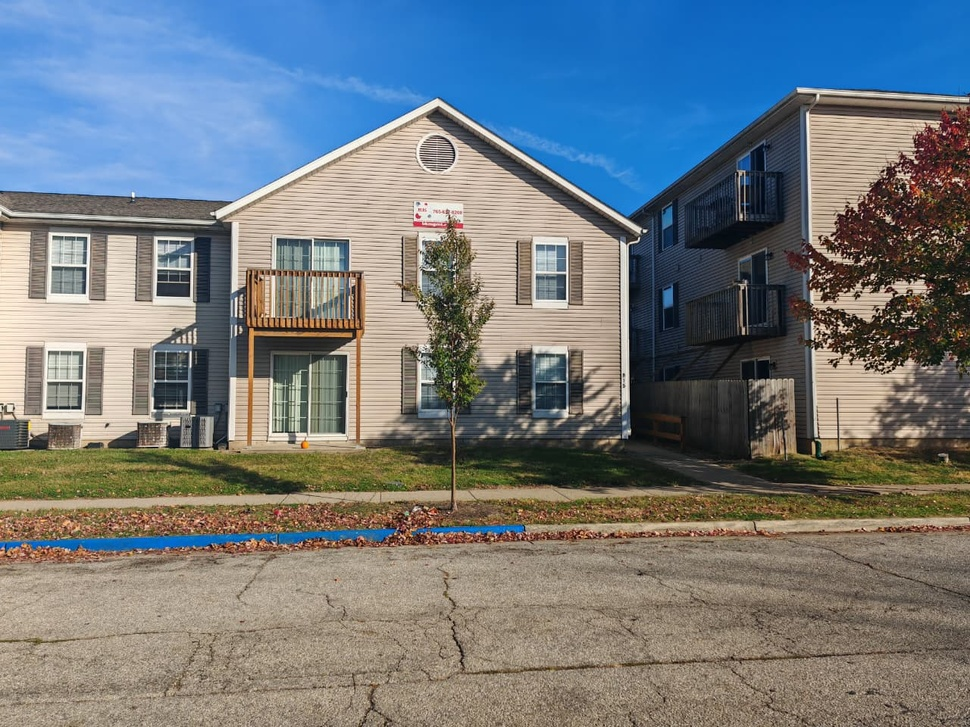
#> input picture test_imgs/bk1.jpeg, 970 x 727 px, shrunk from 1280 x 960 before the run
$ python cv_invertHist.py ../test_imgs/bk1.jpeg
#> lines starting #> are read from the running program, lines starting #| are printed output that depends on the picture
### apps/cv_utils.py
import sys
import cv2
import numpy as np
import os

def read_image(source=None):
    """
    Reads an image from a file path or stdin.
    If source is None, reads from stdin buffer.
    Returns: numpy array (image) or None if failed.
    """
#> called with source = '../test_imgs/bk1.jpeg'
    if source and os.path.exists(source):
        # Read from file
        return cv2.imread(source)
#> returned value is the input picture: shape (727, 970, 3); mean B, G, R 126.2, 121.8, 114.5
    else:
        # Read from stdin
        try:
            # Read binary data from stdin
            file_bytes = np.frombuffer(sys.stdin.buffer.read(), np.uint8)
            if file_bytes.size == 0:
                return None
            return cv2.imdecode(file_bytes, cv2.IMREAD_UNCHANGED)
        except Exception as e:
            sys.stderr.write(f"Error reading from stdin: {e}\n")
            return None

def write_image(image, dest=None):
    """
    Writes an image to a file path or stdout.
    If dest is None, writes to stdout buffer.
    """
    if image is None:
        return

    if dest:
        # Write to file
        cv2.imwrite(dest, image)
    else:
        # Write to stdout
        success, encoded_image = cv2.imencode('.png', image)
        if success:
            sys.stdout.buffer.write(encoded_image.tobytes())

### apps/cv_invertHist.py
#!/usr/bin/env python3
import sys
import cv2
import numpy as np
import argparse
from cv_utils import read_image, write_image

def main():
    parser = argparse.ArgumentParser(description="Invert the histogram of an image.")
    parser.add_argument("input_path", nargs='?', help="Path to input image (optional, defaults to stdin)")
    parser.add_argument("--output", "-o", help="Path to save output (optional, defaults to stdout)")
    args = parser.parse_args()

    # Read image
    img = read_image(args.input_path)
    if img is None:
        sys.stderr.write("Error: No input image provided.\n")
        sys.exit(1)

    # Convert to grayscale if image is colored
    if len(img.shape) == 3 and img.shape[2] == 3:
        gray = cv2.cvtColor(img, cv2.COLOR_BGR2GRAY)
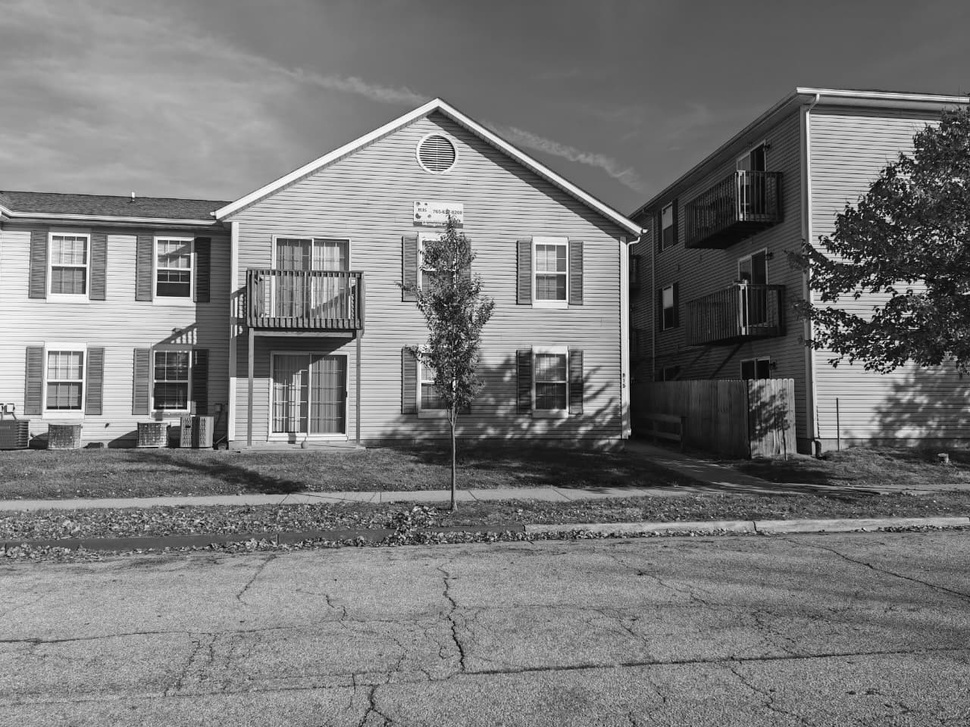
#> gray: shape (727, 970); min 0, max 255, mean 120.1
    else:
        gray = img

    # Invert histogram
    inverted = cv2.equalizeHist(gray)
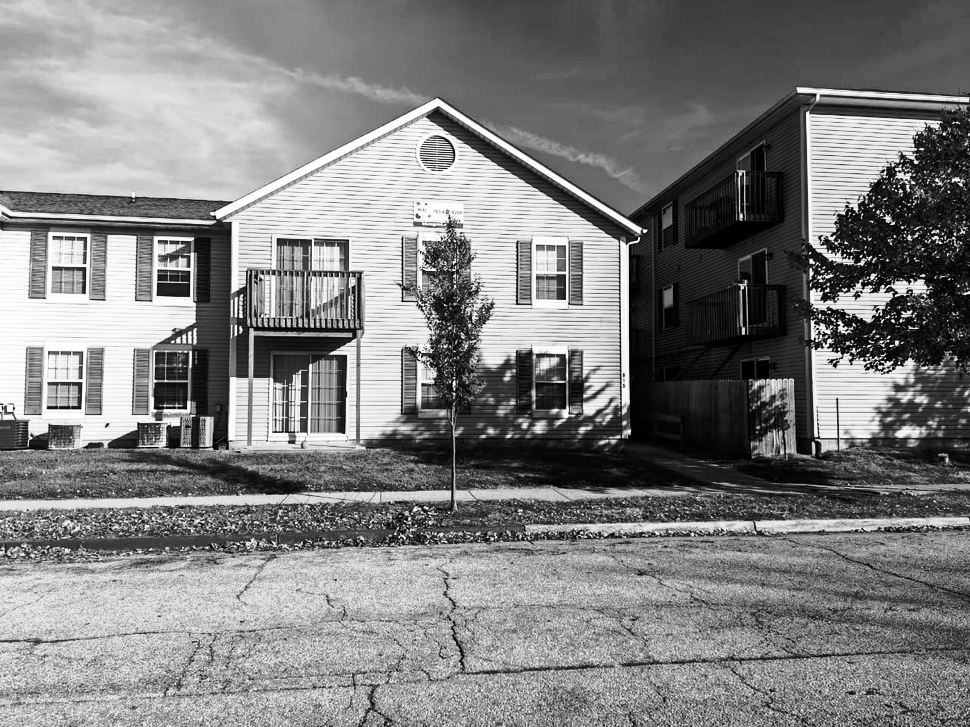
#> inverted: shape (727, 970); min 0, max 255, mean 128.3
    inverted = 255 - inverted  # Invert the pixel values
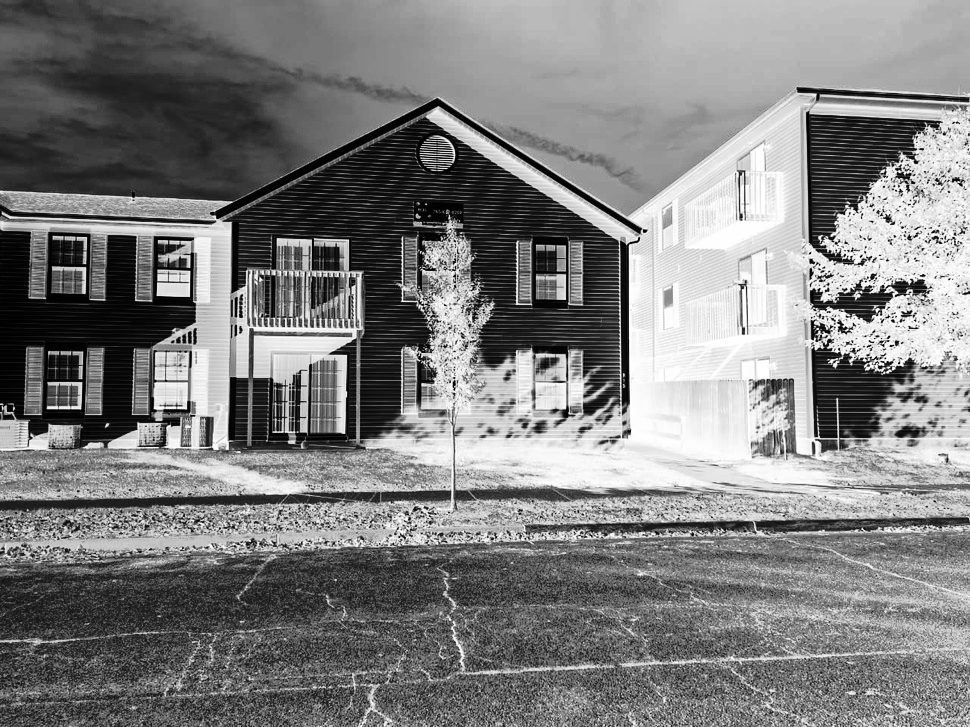
#> inverted: shape (727, 970); min 0, max 255, mean 126.7

    # Save/output
    write_image(inverted, args.output)

if __name__ == "__main__":
    main()

$ run again, on test_imgs/pan1.jpeg
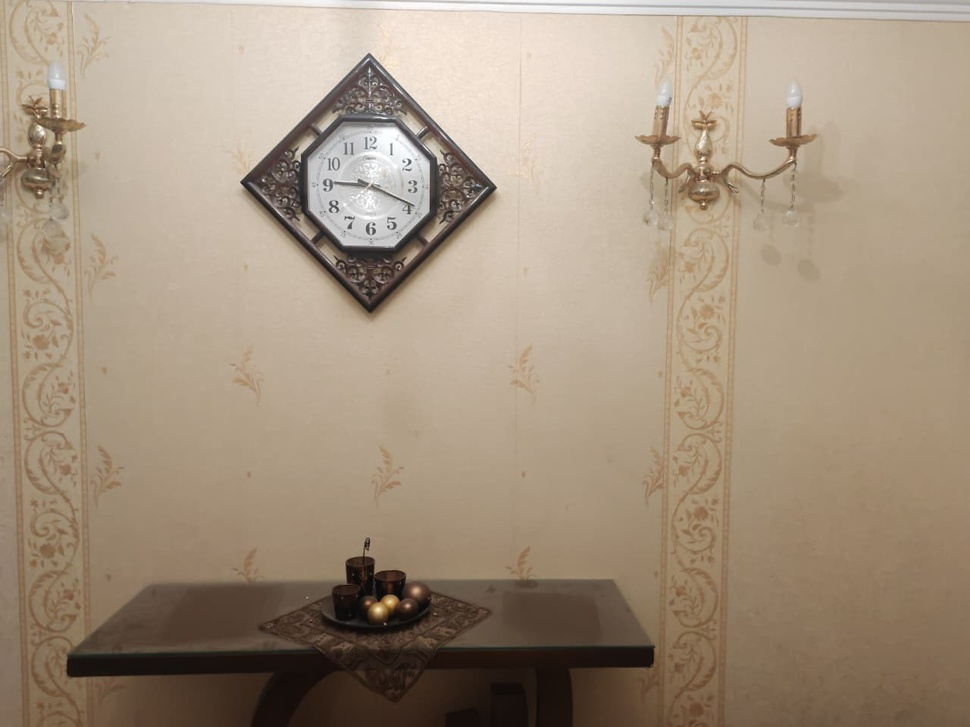
#> input picture test_imgs/pan1.jpeg, 970 x 727 px, shrunk from 1280 x 960 before the run
#> in read_image, returned value is the input picture: shape (727, 970, 3); mean B, G, R 126.2, 145.9, 163
#> in main, `gray = cv2.cvtColor(img, cv2.COLOR_BGR2GRAY)`:
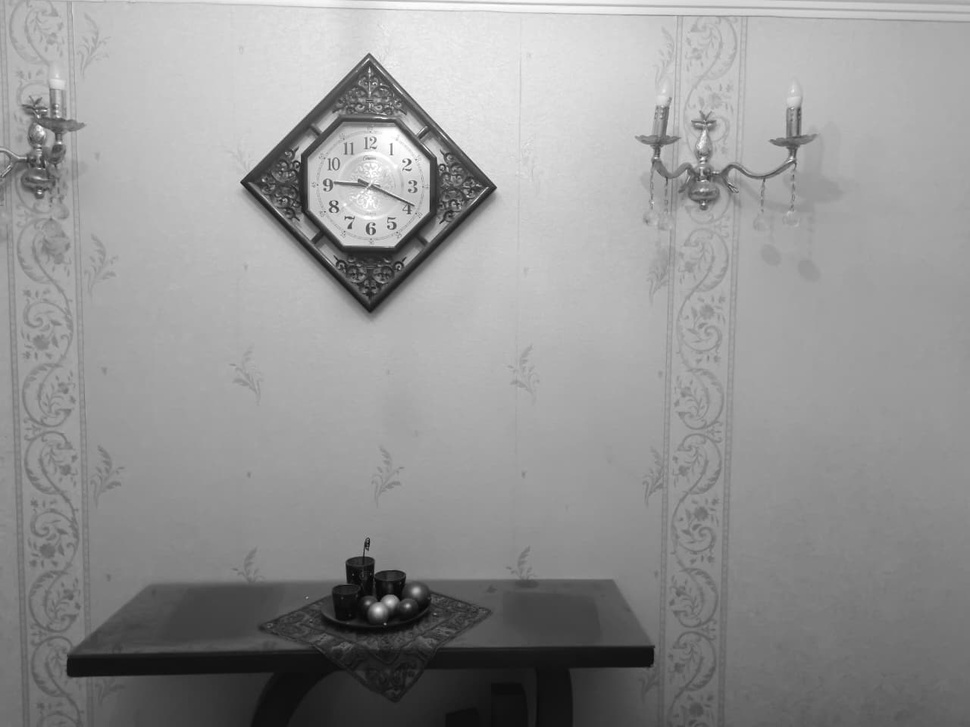
#> gray: shape (727, 970); min 4, max 255, mean 148.7
#> in main, `inverted = 255 - inverted`:
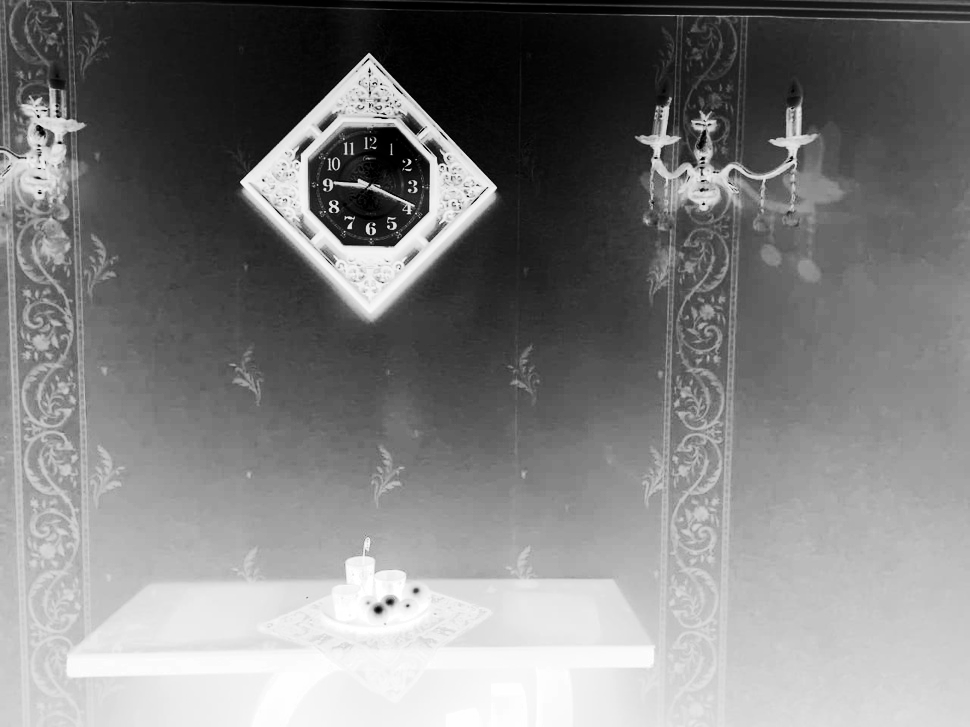
#> inverted: shape (727, 970); min 0, max 255, mean 126.6

$ run again, on test_imgs/pan2.jpeg
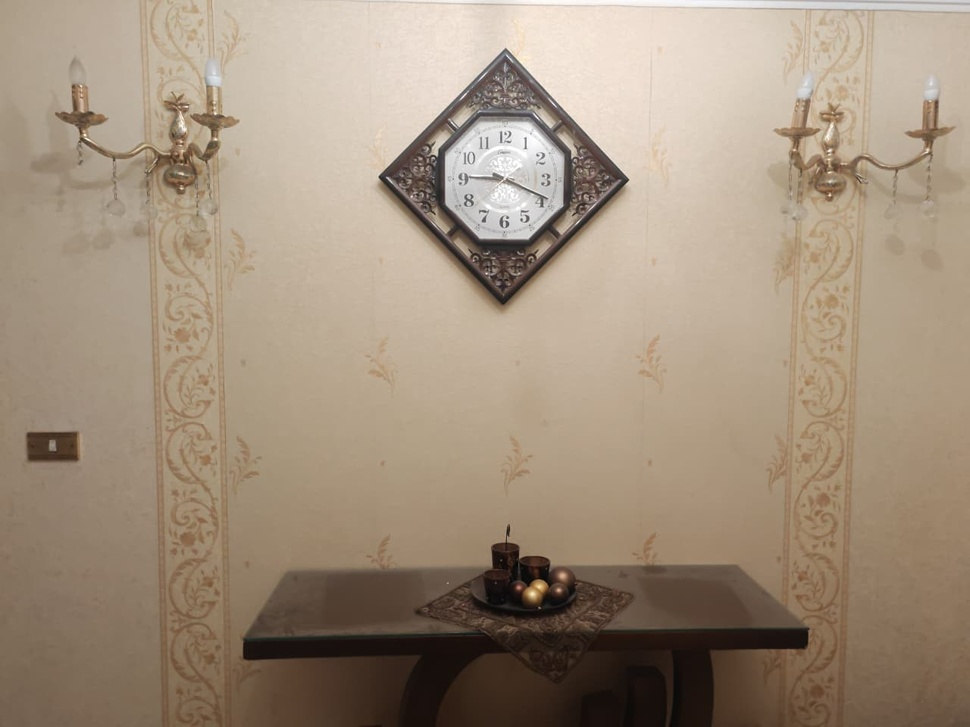
#> input picture test_imgs/pan2.jpeg, 970 x 727 px, shrunk from 1280 x 960 before the run
#> in read_image, returned value is the input picture: shape (727, 970, 3); mean B, G, R 124.5, 143.7, 161
#> in main, `gray = cv2.cvtColor(img, cv2.COLOR_BGR2GRAY)`:
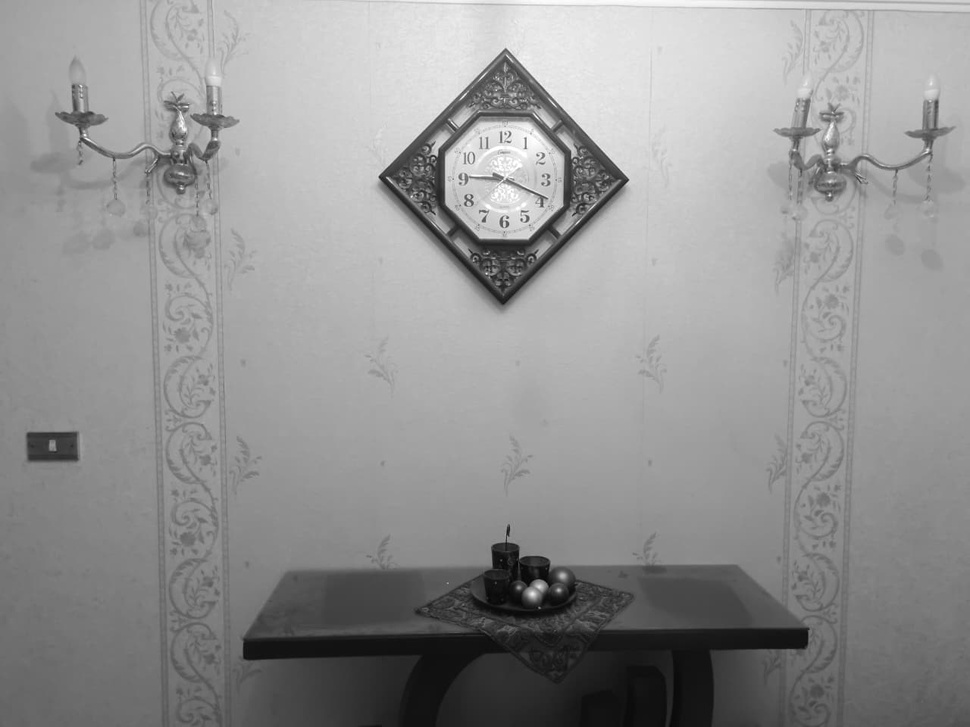
#> gray: shape (727, 970); min 3, max 255, mean 146.7
#> in main, `inverted = 255 - inverted`:
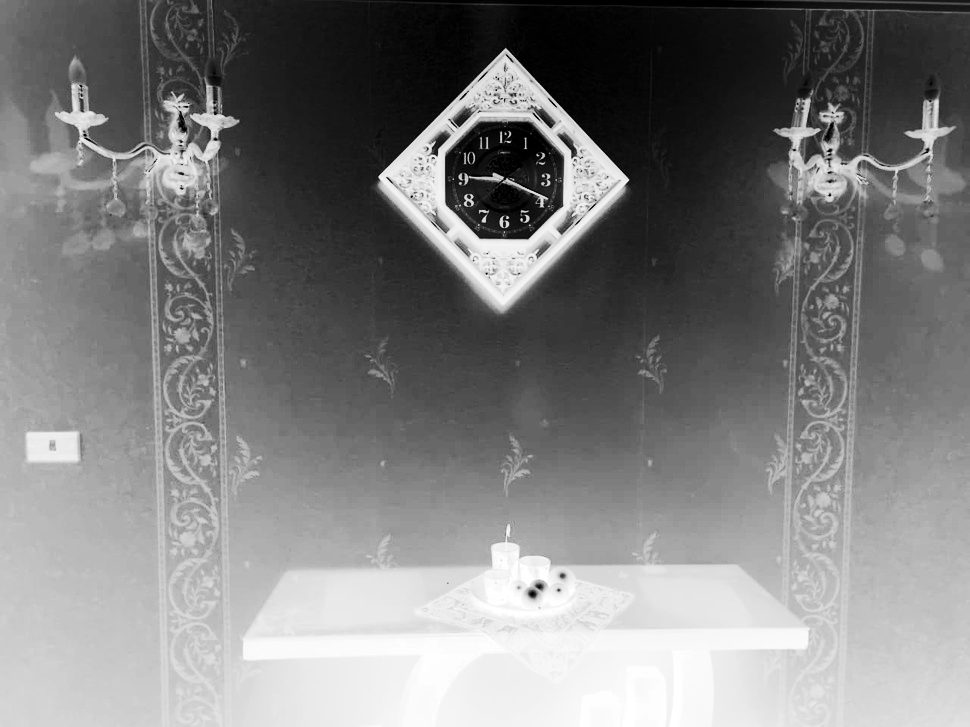
#> inverted: shape (727, 970); min 0, max 255, mean 126.6
